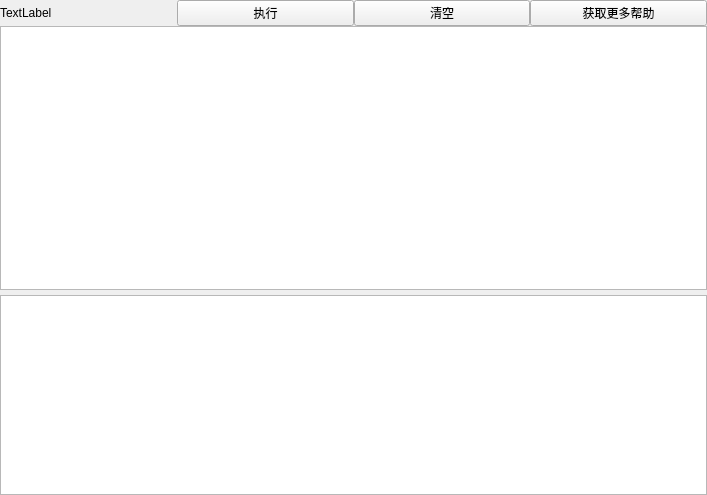
<?xml version="1.0" encoding="UTF-8"?>
<ui version="4.0">
 <class>Form</class>
 <widget class="QWidget" name="Form">
  <property name="geometry">
   <rect>
    <x>0</x>
    <y>0</y>
    <width>707</width>
    <height>495</height>
   </rect>
  </property>
  <property name="windowTitle">
   <string>Form</string>
  </property>
  <layout class="QVBoxLayout" name="verticalLayout_2">
   <property name="spacing">
    <number>0</number>
   </property>
   <property name="margin">
    <number>0</number>
   </property>
   <item>
    <layout class="QVBoxLayout" name="verticalLayout">
     <property name="spacing">
      <number>0</number>
     </property>
     <item>
      <layout class="QHBoxLayout" name="horizontalLayout">
       <item>
        <widget class="QLabel" name="label">
         <property name="text">
          <string>TextLabel</string>
         </property>
        </widget>
       </item>
       <item>
        <widget class="QPushButton" name="send_pushButton">
         <property name="text">
          <string>执行</string>
         </property>
        </widget>
       </item>
       <item>
        <widget class="QPushButton" name="null_pushButton">
         <property name="text">
          <string>清空</string>
         </property>
        </widget>
       </item>
       <item>
        <widget class="QPushButton" name="help_Button">
         <property name="text">
          <string>获取更多帮助</string>
         </property>
        </widget>
       </item>
      </layout>
     </item>
     <item>
      <widget class="QTextEdit" name="textEdit"/>
     </item>
     <item>
      <layout class="QGridLayout" name="gridLayout">
       <property name="sizeConstraint">
        <enum>QLayout::SetMinAndMaxSize</enum>
       </property>
       <property name="leftMargin">
        <number>0</number>
       </property>
       <property name="topMargin">
        <number>5</number>
       </property>
       <property name="spacing">
        <number>0</number>
       </property>
       <item row="0" column="0">
        <widget class="QTextEdit" name="messages">
         <property name="sizePolicy">
          <sizepolicy hsizetype="Minimum" vsizetype="Expanding">
           <horstretch>0</horstretch>
           <verstretch>40</verstretch>
          </sizepolicy>
         </property>
         <property name="minimumSize">
          <size>
           <width>0</width>
           <height>40</height>
          </size>
         </property>
         <property name="maximumSize">
          <size>
           <width>16777215</width>
           <height>200</height>
          </size>
         </property>
        </widget>
       </item>
      </layout>
     </item>
    </layout>
   </item>
  </layout>
 </widget>
 <resources/>
 <connections/>
</ui>
